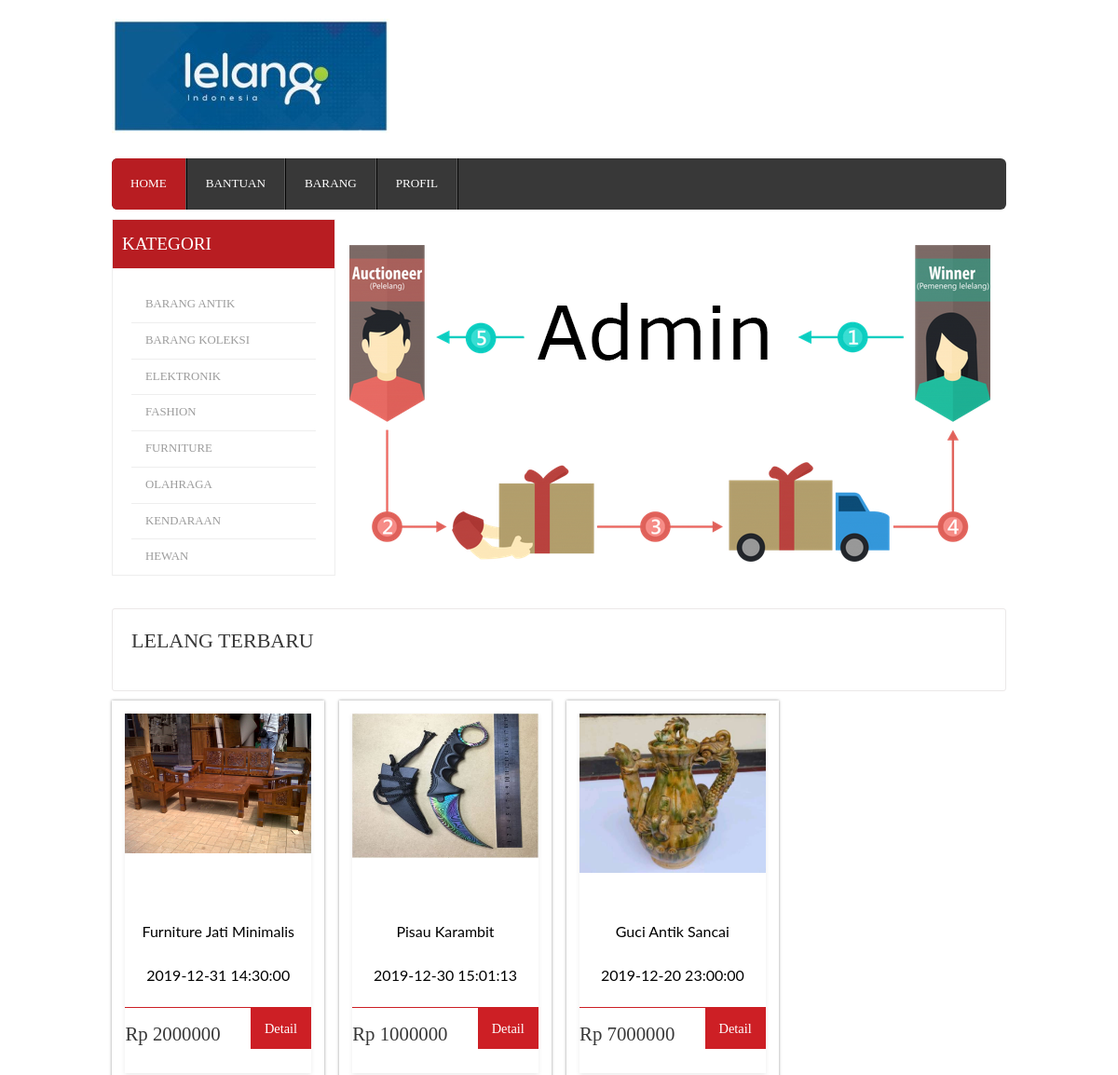
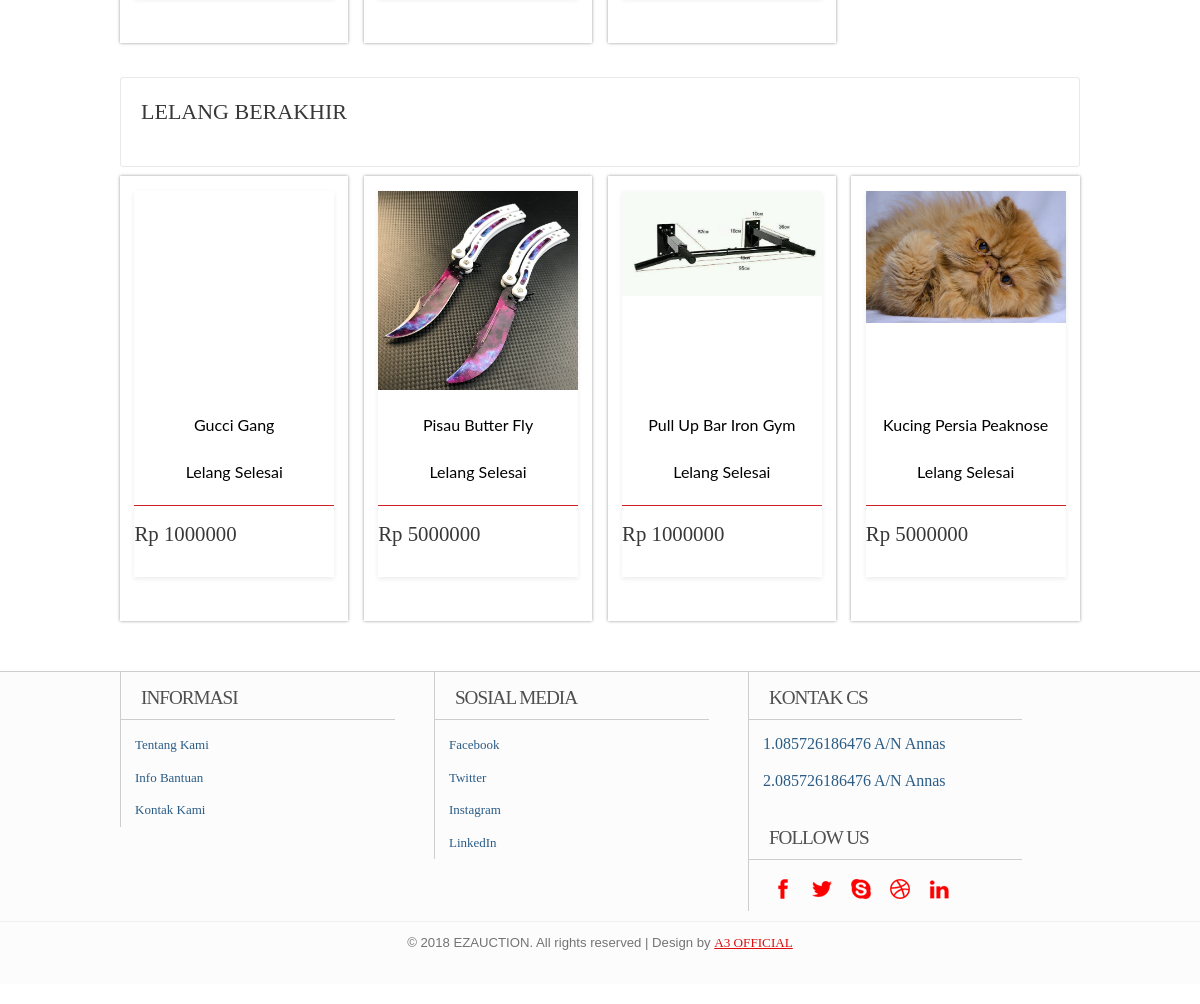
Page /admin/home.php on the committed database (2 pictures, top to bottom).
### tables this page shows
CREATE TABLE `barang` (
  `kd_barang` int(11) NOT NULL,
  `id_penjual` int(11) NOT NULL,
  `nama_barang` varchar(30) NOT NULL,
  `harga` int(11) NOT NULL,
  `deskripsi` text NOT NULL,
  `kategori` varchar(20) NOT NULL,
  `nominal_bid` int(11) NOT NULL,
  `tanggal_berakhir` datetime NOT NULL,
  `status` varchar(10) DEFAULT NULL,
  `foto_1` varchar(100) DEFAULT NULL,
  `foto_2` varchar(100) DEFAULT NULL,
  `foto_3` varchar(100) DEFAULT NULL
);

### admin/home.php (called while the page is built)
<?php
include "template/headerhome.php";
include "pages/home.php";
include "template/footerhome.php";
?>

### admin/pages/home.php (the view, shortened to what this page needs)
<!DOCTYPE html>
<html>
<head>
</head>
<body onload="setInterval(jam,1000)">
<div class="main">
    <div class="content">
    	<div class="content_top">
    		<div class="heading">
    		<h3>Lelang Terbaru</h3>
    		</div>
    	</div>
	      <div class="section group">
	         <?php if(isset($_GET['kategori'])){
	include "../lib/config.php";
	include "../lib/koneksi.php";
	$kategori = $_GET['kategori'];
	$kueribarang = mysqli_query($koneksi,"select foto_1, nama_barang, harga, kd_barang, max(tanggal_berakhir) as tanggal_berakhir from barang a join penjual b on a.id_penjual=b.id_penjual where a.status='mulai' and a.kategori like '%$kategori%' group by tanggal_berakhir desc limit 4");
	while($barang=mysqli_fetch_array($kueribarang)){
		?>
				<div class="grid_1_of_4 images_1_of_4">
				<div class="fh5co-card-item">
				<figure>
					 <img src="../penjual/upload/<?php echo $barang['foto_1'];?>" alt="" />
					 </figure>
				 <h3 ><?php echo $barang['nama_barang']; ?></h3>
				 <h3><?php echo $barang['tanggal_berakhir']; ?></h3>
					<div class="price-details">
				       <div class="price-number">
							<p><span class="rupees">Rp <?php echo $barang['harga'];?></span></p>
					    </div>
					       		<div class="add-cart">
									<h4><a href="detailbarang.php?kd_barang=<?php echo $barang['kd_barang'];?>">Detail</a></h4>
							     </div>
							 <div class="clear"></div>
					</div>
					 </div>
				</div>
					<?php  } } else { ?>
	        <?php
	include "../lib/koneksi.php";
	$kueribarang = mysqli_query($koneksi,"select foto_1, nama_barang, harga, kd_barang, max(tanggal_berakhir) as tanggal_berakhir from barang a join penjual b on a.id_penjual=b.id_penjual where a.status='mulai' group by tanggal_berakhir desc limit 4");
	while($barang=mysqli_fetch_array($kueribarang)){
		?>
				<div class="grid_1_of_4 images_1_of_4">
				<div class="fh5co-card-item">
				<figure>
					 <img src="../penjual/upload/<?php echo $barang['foto_1'];?>" alt="" />
					 </figure>
				 <h3 ><?php echo $barang['nama_barang']; ?></h3>
				 <h3><?php echo $barang['tanggal_berakhir']; ?></h3>
					<div class="price-details">
				       <div class="price-number">
							<p><span class="rupees">Rp <?php echo $barang['harga'];?></span></p>
					    </div>
					       		<div class="add-cart">
									<h4><a href="detailbarang.php?kd_barang=<?php echo $barang['kd_barang'];?>">Detail</a></h4>
							     </div>
					</div>
					 </div>
				</div>
					<?php  } ?>
			</div>
	<div class="content_bottom">
    		<div class="heading">
    		<h3>Lelang Berakhir</h3>
    		</div>
    	</div>
			<div class="section group">
			   <?php
	include "../lib/koneksi.php";
	$kueribarang1 = mysqli_query($koneksi,"select foto_1, nama_barang, harga, kd_barang, max(tanggal_berakhir) as tanggal_berakhir from barang a join penjual b on a.id_penjual=b.id_penjual where a.status='selesai' group by tanggal_berakhir desc limit 4");
	while($barang1=mysqli_fetch_array($kueribarang1)){
		?>
				<div class="grid_1_of_4 images_1_of_4">
				<div class="fh5co-card-item">
					<figure>
					 <img src="../penjual/upload/<?php echo $barang1['foto_1'];?>" alt="" />
					 </figure>
					 	<h3 ><?php echo $barang1['nama_barang']; ?></h3>
					  <h3>Lelang Selesai</h3>
					<div class="price-details">
				       <div class="price-number">
							<p><span class="rupees">Rp <?php echo $barang1['harga'];?></span></p>
					    </div>
					</div>
				</div></div>
			<?php   }} ?>
			</div>
    </div>
 </div>
</body>
</html>

### asset/css/style.css (style rules this page uses)
html,body,div,span,applet,object,iframe,h1,h2,h3,h4,h5,h6,p,blockquote,pre,a,abbr,acronym,address,big,cite,code,del,dfn,em,img,ins,kbd,q,s,samp,small,strike,strong,sub,sup,tt,var,b,u,i,dl,dt,dd,ol,nav ul,nav li,fieldset,form,label,legend,table,caption,tbody,tfoot,thead,tr,th,td,article,aside,canvas,details,embed,figure,figcaption,footer,header,hgroup,menu,nav,output,ruby,section,summary,time,mark,audio,video { margin:0;padding:0;border:0;font-size:100%;font:inherit;vertical-align:baseline; }
article, aside, details, figcaption, figure,footer, header, hgroup, menu, nav, section { display: block; }
a { text-decoration:none; }
img { max-width:100%; }
body { font-family: Arial, Helvetica, sans-serif; background: #FFF; }
.content { padding: 20px 0; background: #FFF; }
.content_top { padding: 15px 20px; border: 1px solid #EBE8E8; border-radius: 3px; }
.content_bottom { padding: 15px 20px; border: 1px solid #EBE8E8; border-radius: 3px; margin-top: 2.6%; }
.heading { float: left; }
.heading h3 { font-family: 'ambleregular'; font-size:22px; color:#383838; text-transform: uppercase; }
.grid_1_of_4 { display: block; float: left; margin: 1% 0 1% 1.6%; box-shadow: 0px 0px 3px rgb(150, 150, 150); -webkit-box-shadow: 0px 0px 3px rgb(150, 150, 150); -moz-box-shadow: 0px 0px 3px rgb(150, 150, 150); -o-box-shadow: 0px 0px 3px rgb(150, 150, 150); }
.grid_1_of_4:first-child { margin-left: 0; }
.images_1_of_4 { width: 20.8%; padding: 1.5%; text-align: center; position: relative; }
.images_1_of_4 img { max-width: 100%; }
.images_1_of_4 p { font-size: 0.8125em; padding: 0.4em 0; color: #333; }
.price-details { margin-top:10px; border-top:1px solid #CD1F25; }
.price-number { float: left; padding-top: 5px; }
.price-details p span.rupees { font-size:1.6em; font-family: 'ambleregular'; color:#383838; }
.add-cart { float:right; display: inline-block; }
.add-cart h4 a { font-size:0.9em; display: block; padding:10px 15px; font-family: 'ambleregular'; background:#CD1F25; color: #FFF; text-decoration: none; outline: 0; -webkit-transition: all 0.5s ease-in-out; -moz-transition: all 0.5s ease-in-out; -o-transition: all 0.5s ease-in-out; transition: all 0.5s ease-in-out; }
.section { clear: both; padding: 0px; margin: 0px; }
.group:before, .group:after { content: ""; display: table; }
.group:after { clear: both; }
.group { zoom: 1; }
.group:before, .group:after { content:""; display:table; }
.group:after { clear:both; }
.group { zoom:1; }

### asset/css/stylee.css (style rules this page uses)
body { font-family: "Lato", Arial, sans-serif; font-weight: 400; font-size: 16px; line-height: 1.7; color: #777; background: #fff; }
a { color: #09C6AB; -webkit-transition: 0.5s; -o-transition: 0.5s; transition: 0.5s; }
p { margin-bottom: 20px; }
h1, h2, h3, h4, h5, h6, figure { color: #000; font-family: "Lato", Arial, sans-serif; font-weight: 400; margin: 0 0 20px 0; }
.fh5co-card-item { display: block; width: 100%; position: relative; background: #fff; overflow: hidden; z-index: 9; bottom: 0; margin-bottom: 30px; -webkit-box-shadow: 0px 2px 5px 0px rgba(0, 0, 0, 0.08); -moz-box-shadow: 0px 2px 5px 0px rgba(0, 0, 0, 0.08); -ms-box-shadow: 0px 2px 5px 0px rgba(0, 0, 0, 0.08); -o-box-shadow: 0px 2px 5px 0px rgba(0, 0, 0, 0.08); box-shadow: 0px 2px 5px 0px rgba(0, 0, 0, 0.08); -webkit-border-radius: 0px; -moz-border-radius: 0px; -ms-border-radius: 0px; border-radius: 0px; -webkit-transition: 0.3s; -o-transition: 0.3s; transition: 0.3s; }
.fh5co-card-item figure { height: 200px; overflow: hidden; z-index: 12; position: relative; }
.fh5co-card-item img { z-index: 8; opacity: 1; -webkit-transition: 0.3s; -o-transition: 0.3s; transition: 0.3s; }

### rows in the picture
barang: foto_1 (picture), nama_barang "Furniture Jati Minimalis", tanggal_berakhir "2019-12-31 14:30:00", harga "2000000"
barang: foto_1 (picture), nama_barang "Pisau Karambit", tanggal_berakhir "2019-12-30 15:01:13", harga "1000000"
barang: foto_1 (picture), nama_barang "Guci Antik Sancai", tanggal_berakhir "2019-12-20 23:00:00", harga "7000000"
barang: nama_barang "Gucci Gang", harga "1000000"
barang: foto_1 (picture), nama_barang "Pisau Butter Fly", harga "5000000"
barang: foto_1 (picture), nama_barang "Pull Up Bar Iron Gym", harga "1000000"
barang: foto_1 (picture), nama_barang "Kucing Persia Peaknose", harga "5000000"
